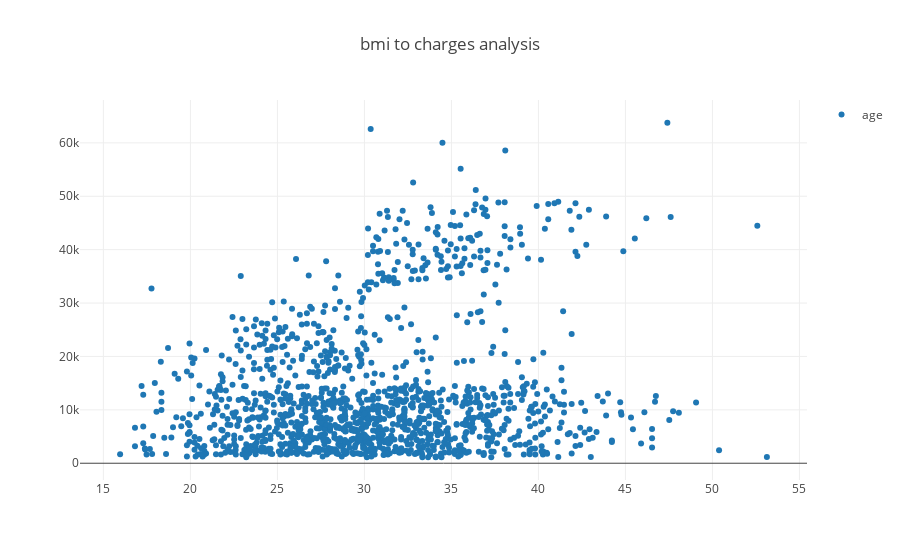

Notebook code cell kept with this figure:
### Markdown cell above
#### Third Question: What's the impact of bmi to the charges?

### Code cell
fig = make_subplots(rows=1, cols=1)

fig.add_trace(go.Scatter(y=df['charges'],x=df['bmi'],name='age', mode='markers'), row=1, col=1)
fig.update_layout(height=500, showlegend=True,title_text="bmi to charges analysis")

### Figure 1 — Plotly figure (JSON) as saved in the notebook; plotly's stock layout.template omitted (floating-point values rounded to 4 significant figures; data arrays with more than 128 entries replaced by an {"elided": "..."} marker saying what was removed)
{"data": [{"mode": "markers", "name": "age", "type": "scatter", "x": {"elided": "1337 float values"}, "xaxis": "x", "y": {"elided": "1337 float values"}, "yaxis": "y"}], "layout": {"autosize": true, "showlegend": true, "title": {"text": "bmi to charges analysis"}, "xaxis": {"anchor": "y", "autorange": true, "domain": [0, 1], "range": [13.56, 55.53], "type": "linear"}, "yaxis": {"anchor": "x", "autorange": true, "domain": [0, 1], "range": [-3289.0, 68180.0], "type": "linear"}}}
